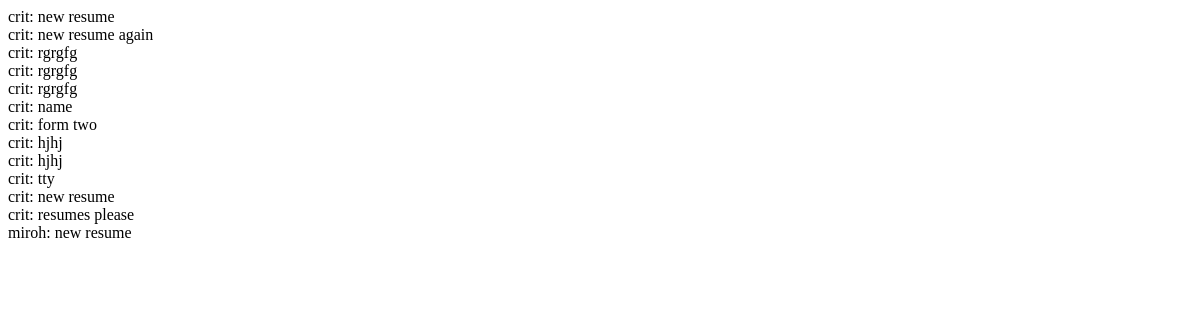
Before: /resumes/ with the older database file.
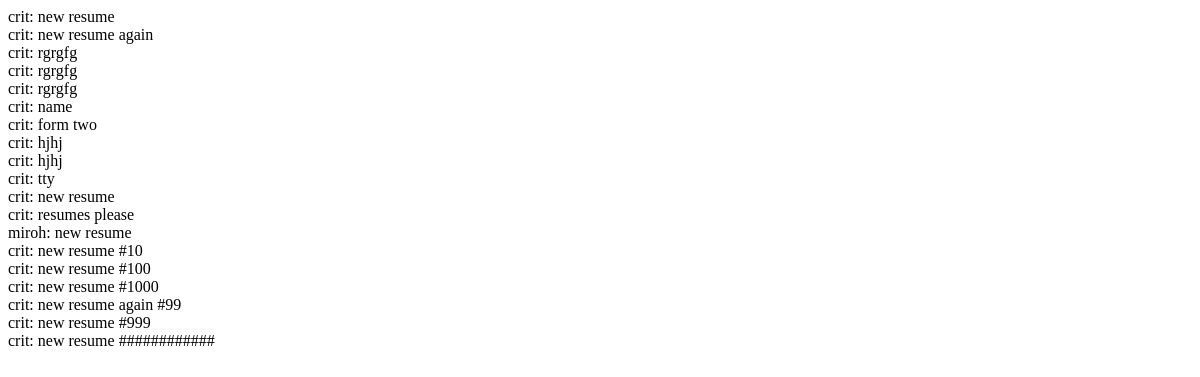
After: the same page with the newer database file.
### resume/models.py (models this page shows)
class Resume(models.Model):
    description = models.TextField(max_length=1024)
    author = models.ForeignKey(User, on_delete=models.CASCADE)

### resume/views.py (the view)
# urls.py: path('resumes/', views.all_resumes, name='all_resumes'),
def all_resumes(request):
    data = Resume.objects.all()
    return render(request, 'resume/all_resumes.html', {'resumes': data})

### hyperjob/resume/templates/resume/all_resumes.html (shortened to what this page needs)
<!DOCTYPE html>
<html lang="en">
<head>
</head>
<body>
{% if resumes %}
    {% for resume in resumes %}
        <div>{{ resume.author.username }}: {{ resume.description }}</div>
    {% endfor %}
{% endif %}
</body>
</html>

Changed rows visible on the page:
added Resume: author.username "crit", description "new resume #10"
added Resume: author.username "crit", description "new resume #100"
added Resume: author.username "crit", description "new resume #1000"
added Resume: author.username "crit", description "new resume again #99"
added Resume: author.username "crit", description "new resume #999"
added Resume: author.username "crit", description "new resume ############"
